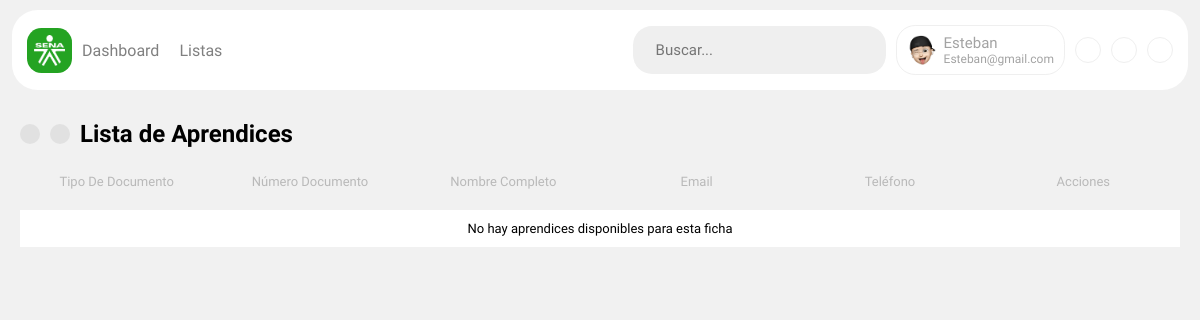
Page /views/aprendices.php?id_ficha=16 (signed in) on the earlier database version.
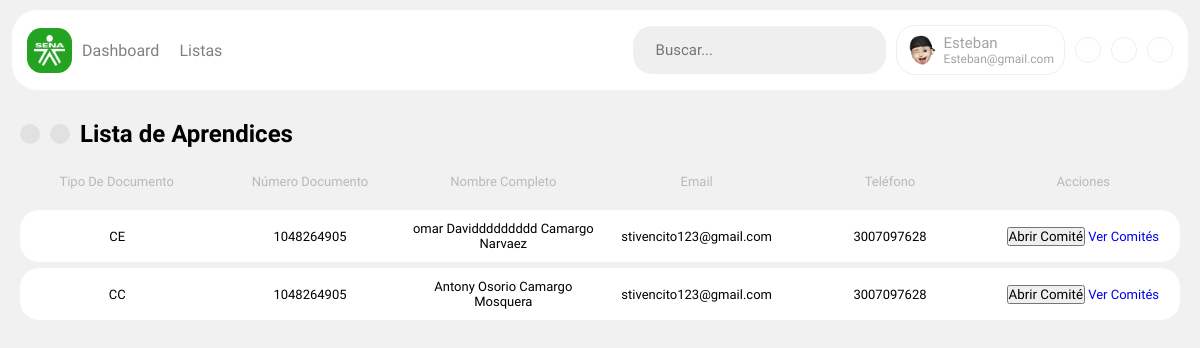
Same page on the later database version.
### tables this page shows
CREATE TABLE `aprendiz` (
  `ID_Aprendiz` int(11) NOT NULL,
  `Numero_Documento` varchar(50) NOT NULL,
  `Tipo_Documento` varchar(20) NOT NULL,
  `Primer_Nombre` varchar(50) NOT NULL,
  `Segundo_Nombre` varchar(50) DEFAULT NULL,
  `Primer_Apellido` varchar(50) NOT NULL,
  `Segundo_Apellido` varchar(50) NOT NULL,
  `Email` varchar(100) DEFAULT NULL,
  `Telefono` varchar(20) DEFAULT NULL,
  `ID_Ficha` int(11) DEFAULT NULL,
  `Imagen` varchar(255) NOT NULL
);

### views/aprendices.php (the view, shortened to what this page needs)
<?php
include("../model/config.php");
if (isset($_GET['id_ficha'])) {
    $id_ficha = $_GET['id_ficha'];
    $query = "SELECT * FROM aprendiz WHERE ID_Ficha = $id_ficha";
    $result = $con->query($query);
} else {
    header("Location: ../index.php");
    exit();
}
?>
<!DOCTYPE html>
<html lang="en">
<head>
    <link rel="stylesheet" href="https://cdn.jsdelivr.net/npm/sweetalert2@10.16.6/dist/sweetalert2.min.css">
    <link rel="stylesheet" href="../static/style/tablas.css">
    <link rel="stylesheet" href="../static/style/modal.css">
</head>
<body>
<?php include '../components/menu.php'; ?>
    <section>
        <div class='title-accion'>
            <div>
                <a href="listas_ficha.php" class="agregar">
                </a>
                <button type="button" id="openAddAprendizModal" class="agregar">
                </button>
            </div>
            <h1>Lista de Aprendices</h1>
        </div>
        <table id='table'>
            <thead>
                <tr>
                    <th>Tipo De Documento</th>
                    <th>Número Documento</th>
                    <th>Nombre Completo</th>
                    <th>Email</th>
                    <th>Teléfono</th>
                    <th>Acciones</th>
                </tr>
            </thead>
            <tbody>
                <?php
                if ($result->num_rows > 0) {
                    while ($row = $result->fetch_assoc()) {
                        echo "<tr class='fila' data-id-aprendiz='{$row['ID_Aprendiz']}' data-tipo-documento='{$row['Tipo_Documento']}' data-numero-documento='{$row['Numero_Documento']}' data-nombre-completo='{$row['Primer_Nombre']} {$row['Segundo_Nombre']} {$row['Primer_Apellido']} {$row['Segundo_Apellido']}' data-email='{$row['Email']}' data-telefono='{$row['Telefono']}' data-tipo-documento='{$row['Tipo_Documento']}'>
                                <td>{$row['Tipo_Documento']}</td>
                                <td>{$row['Numero_Documento']}</td>
                                <td>{$row['Primer_Nombre']} {$row['Segundo_Nombre']} {$row['Primer_Apellido']} {$row['Segundo_Apellido']}</td>
                                <td>{$row['Email']}</td>
                                <td>{$row['Telefono']}</td>
                                <td>
                                    <button class='btn btn-primary abrir-comite' data-id='{$row['ID_Aprendiz']}' data-documento='{$row['Numero_Documento']}'>Abrir Comité</button>
                                     <a href='lista_comite.php?id_aprendiz={$row['ID_Aprendiz']}' class='btn btn-secondary'>Ver Comités</a>
                                </td>
                              </tr>";
                    }
                } else {
                    echo "<tr><td colspan='6'>No hay aprendices disponibles para esta ficha</td></tr>";
                }
                ?>
            </tbody>
        </table>
    </section>
</body>
</html>

### components/menu.php (shortened to what this page needs)
<?php
$res_Uname = isset($_SESSION['username']) ? $_SESSION['username'] : 'Usuario Desconocido';
$res_Email = isset($_SESSION['valid']) ? $_SESSION['valid'] : 'email@desconocido.com';
?>
<link rel="stylesheet" href="../static/style/menu.css">
<link rel="stylesheet" href="../static/style/oscuro.css">
<nav class="navbar">
    <div class="opcion">
        <img class="logo" src="../static/img/Sena-blanco.png" alt="">
        <ul class="menu-item">
            <li class="item">
                <a href="home.php" class="title">Dashboard</a>
            </li>
            <li class="item">
                <a class="title" id="Dashboard">Listas</a>
            </li>
        </ul>
    </div>
    <div class="user-opcion">
        <div class="buscador">
            <input id="search" type="search" placeholder="Buscar..." class="search_box" autocomplete="off">
        </div>
        <div class="user">
            <img src="../static/img/perfil.png" alt="logo_img" />
            <div class="text">
                <span class="nombre"><?php echo htmlspecialchars($res_Uname); ?></span>
                <span class="correo"><?php echo htmlspecialchars($res_Email); ?></span>
            </div>
        </div>
        <div class="power">
        </div>
        <a href="edit.php" class="power"><i class="ph ph-user"></i></a>
        <a href="../controllers/logout.php" class="power"><i class="ph ph-sign-out"></i></a>
    </div>
</nav>

### static/style/tablas.css (style rules this page uses)
.title-accion { display: flex; align-items: center; align-content: center; margin-bottom: 20px; }
.title-accion div { display: flex; }
table { width: 100%; table-layout: fixed; border-collapse: separate; border-spacing: 0px 6px; }
table thead th { font-weight: 400; color: rgb(185, 185, 185); font-size: 13px; text-align: center; padding-bottom: 15px; }
table td { padding: 10px 2px; text-align: center; border-top: 1px solid #dddddd00; border-bottom: 1px solid #dddddd00; background-color: #ffffff; font-size: 13px; }
.fila td:first-child { border-top-left-radius: 1.2rem; border-bottom-left-radius: 1.2rem; border-left: 1px solid #dddddd00; }
.fila td:nth-last-child(1) { border-top-right-radius: 1.2rem; border-bottom-right-radius: 1.2rem; border-right: 1px solid #dddddd00; }
.agregar { background-color: rgb(225, 225, 225); color: #7a7a7a; outline: none; border: none; gap: 7px; cursor: pointer; padding: 10px; border-radius: 0.9rem; display: flex; align-items: center; align-content: center; margin-right: 10px; transition: box-shadow 0.3s ease-in-out, background-color 0.3s ease-in-out; }

### static/style/menu.css (style rules this page uses)
* { font-family: "Urbanist", sans-serif; list-style-type: none; text-decoration: none; box-sizing: border-box; margin: 0; padding: 0; }
body { background-color: #f1f1f1; }
nav { background-color: #fff; border-radius: 1.6rem; padding: 15px; margin: 10px auto; width: 98%; display: flex; align-items: center; align-content: center; justify-content: space-between; }
.opcion, .user-opcion { display: flex; align-items: center; align-content: center; column-gap: 10px; }
.opcion .logo { background-color: #24A322; padding: 7px; height: 45px; width: 45px; border-radius: 0.9rem; }
.menu-item { display: flex; column-gap: 20px; }
.menu-item .item .title { cursor: pointer; color: grey; transition: font-weight 0.2s ease-in-out; }
.buscador { background-color: rgb(239, 239, 239); border-radius: 1.2rem; padding: 15px; display: flex; align-items: center; align-content: center; }
.buscador input { color: grey; font-size: 15px; margin-left: 8px; outline: none; border: none; background-color: rgba(128, 128, 128, 0); }
.user { border-radius: 1.2rem; padding: 8px 10px; display: flex; align-items: center; align-content: center; border: 1px solid rgb(239, 239, 239); }
.user img { width: 30px; height: 30px; }
.text { margin-left: 7px; color: #a3a3a3; display: flex; align-content: center; flex-direction: column; }
.text .nombre { font-weight: 500; font-size: 15px; }
.text .correo { font-size: 12px; }
section { padding: 20px; }
.power { display: flex; align-items: center; align-content: center; justify-content: center; padding: 12px; border-radius: 1.2rem; border: 1px solid rgb(239, 239, 239); font-size: 25px; color: #acacac; cursor: pointer; transition: color 0.3s ease-in-out, background-color 0.3s ease-in-out; }

### static/style/oscuro.css (style rules this page uses)
body { transition: background-color 0.5s ease; }

Differences in the rows shown:
added aprendiz: Tipo_Documento "CE", Numero_Documento "1048264905", Primer_Nombre "omar", Segundo_Nombre "Daviddddddddd", Primer_Apellido "Camargo", Segundo_Apellido "Narvaez", Email "stivencito123@gmail.com", Telefono "3007097628"
added aprendiz: Tipo_Documento "CC", Numero_Documento "1048264905", Primer_Nombre "Antony", Segundo_Nombre "Osorio", Primer_Apellido "Camargo", Segundo_Apellido "Mosquera", Email "stivencito123@gmail.com", Telefono "3007097628"
Other differences:
text no longer shown: "No hay aprendices disponibles para esta ficha"
